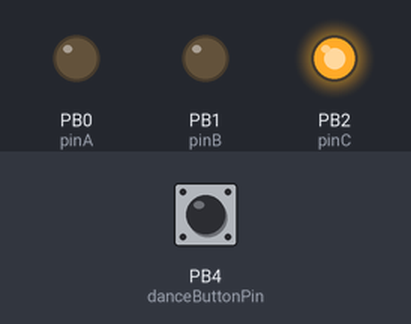
The sketch below on a simulated ATtiny85, built with avr-gcc and run on an emulated ATtiny85. Parts: output pins drawn as LEDs (lit = HIGH). Inputs (shaded band) come from the test bench; at power-on: PB4 (danceButtonPin) HIGH. Random numbers use the default seed unless the sketch sets one.

Above: at 1.27 s.
1.3 s: PB4 (danceButtonPin) pulled LOW for 0.15 s
At 2.4 s:
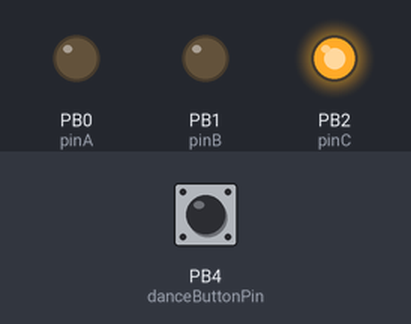
4.3 s: PB4 (danceButtonPin) pulsed LOW 5 times (0.12 s each, 0.3 s apart)
10.4 s: PB4 (danceButtonPin) pulled LOW for 1 s
At 15.05 s:
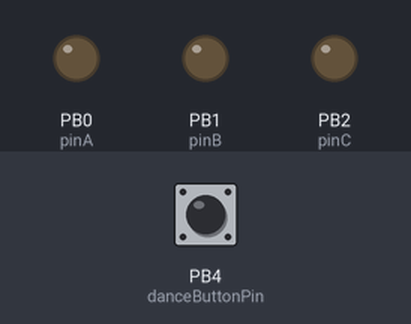
Timing chart, 0 to 48.6 s (numbered marks = the images above; inputs shaded):
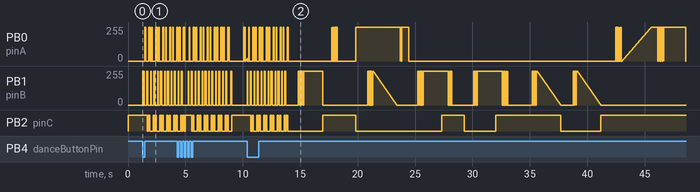

The sketch:

Jar_of_Fireflies.ino
```cpp
/*
  Jar of Fireflies using ATTiny85

  DESCRIPTION:
    An Arduino sketch for the ATTiny85 (using HLT's bootloader)
    that flashes six charlieplexed LEDs to mimic the behavior of
    fireflies. Using a piezo element and tactile button in parallel
    the LED array can react to human interactions.
*/

// Pin assignments
const byte pinA = 0;        // Physical pin 5 (PB0, MOSI, PWM)
const byte pinB = 1;        // Physical pin 6 (PB1, MISO, PWM)
const byte pinC = 2;        // Physical pin 7 (PB2, SCK, ADC1)
const byte danceButtonPin = 4;  // Physical pin 3 (PB4, ADC2)

// LED variables
byte currentLED;        // Number of currently active LED (1-6)
byte previousLED = -1;  // Last LED flashed so we can avoid flashing it twice in a row
byte rampUpSpeed;       // Randomly generated value for fading in LEDs
byte rampDownSpeed;     // Randomly generated value for fading out LEDs
byte numBlinks;         // Randomly generated value for number of times to flash LED whe fully faded in
int brightness;         // Current brightness (0-255) of currently active LED

// "Dance mode" trigger variables
bool currentDanceButtonState = HIGH;
bool previousDanceButtonState = HIGH;
unsigned long lastDebounceTime = 0;
unsigned long debounceInterval = 50;

// Program states
const byte BEGIN = 0;         // Sets up program for a new cycle
const byte RAMP_UP = 1;       // Fades in current LED
const byte BLINKING = 2;      // Blinks the current LED when at full brightness
const byte RAMP_DOWN = 3;     // Fades out the current LED
const byte DANCE = 4;         // Flashes LEDs in fun pattern
byte CURRENT_ACTION = BEGIN;  // Start program off in BEGIN mode

void setup() {
  pinMode(danceButtonPin, INPUT);      // Make button pin an INPUT
  digitalWrite(danceButtonPin, HIGH);  // Activate internal pullup

  turnOffAll();  // Flush any stray current from the ports
}

void loop() {
  switch (CURRENT_ACTION) {

    // BEGIN ===========================================
    // Set up all the variables to flash a new LED
    case BEGIN:
      // Choose a new LED
      previousLED = currentLED;

      // Make sure it's different than the last one
      do {
        currentLED = (int) random(1, 6);
      } while (currentLED == previousLED);

      // Randomize the number of times to blink
      numBlinks = (int) random(1, 6);

      // Randomize the fade in and fade out speeds
      rampUpSpeed = random(6);
      rampDownSpeed = rampUpSpeed * 2;

      brightness = 0;
      CURRENT_ACTION = RAMP_UP;
      break;

    // RAMP UP ========================================
    // Fade in the LED
    case RAMP_UP:
      analogOn(currentLED, brightness);
      delay(rampUpSpeed);

      if (brightness >= 255) {
        CURRENT_ACTION = BLINKING;
        brightness = 0;
      } else {
        brightness++;
      }

      break;

    // BLINKING ====================================
    // Blink the LED a certain number of times
    case BLINKING:
      analogOn(currentLED, 0);
      delay(random(10, 50));
      analogOn(currentLED, 255);
      delay(random(30, 100));

      if (numBlinks > 0) {
        numBlinks--;
      } else {
        CURRENT_ACTION = RAMP_DOWN;
        brightness = 255;
      }

      break;

    // RAMP DOWN ===========================================
    // Fade out the LED
    case RAMP_DOWN:
      analogOn(currentLED, brightness);
      delay(rampDownSpeed);

      if (brightness == 0) {
        CURRENT_ACTION = BEGIN;
      } else {
        brightness--;
      }

      break;

    // DANCE ==============================================
    // Flash each LED, one at a time, six times in a row
    case DANCE:
      for (int j = 0; j < 6; j++) {
        for (int i = 1; i <= 6; i++) {
          turnOn(i);
          delay(50);
          turnOff(i);
          delay(50);
        }
      }

      CURRENT_ACTION = BEGIN;

      break;
  }

  // Check if there has been any activity on the "dance" button
  checkDanceButton();
}

// Turn on a single LED to full brightness
void turnOn(byte led) {
  analogOn(led, 255);
}

// Turn off an LED completely
void turnOff(byte led) {
  analogOn(led, 0);
}

// Turn off all LEDs and drain any remaining current
void turnOffAll() {
  for (int i = 0; i <= 2; i++) {
    pinMode(i, OUTPUT);
    digitalWrite(i, LOW);
  }
}

// Write an analog value to an LED
void analogOn(byte led, byte value) {
  switch (led) {
    case 1:
      pinMode(pinA, OUTPUT);
      pinMode(pinB, OUTPUT);
      pinMode(pinC, INPUT);

      digitalWrite(pinA, LOW);
      analogWrite(pinB, value);
      break;
    case 2:
      pinMode(pinA, OUTPUT);
      pinMode(pinB, OUTPUT);
      pinMode(pinC, INPUT);

      digitalWrite(pinB, LOW);
      analogWrite(pinA, value);
      break;
    case 3:
      pinMode(pinA, INPUT);
      pinMode(pinB, OUTPUT);
      pinMode(pinC, OUTPUT);

      digitalWrite(pinC, HIGH);
      analogWrite(pinB, 255 - value);
      break;
    case 4:
      pinMode(pinA, INPUT);
      pinMode(pinB, OUTPUT);
      pinMode(pinC, OUTPUT);

      digitalWrite(pinC, LOW);
      analogWrite(pinB, value);
      break;
    case 5:
      pinMode(pinA, OUTPUT);
      pinMode(pinB, INPUT);
      pinMode(pinC, OUTPUT);

      digitalWrite(pinC, HIGH);
      analogWrite(pinA, 255 - value);
      break;
    case 6:
      pinMode(pinA, OUTPUT);
      pinMode(pinB, INPUT);
      pinMode(pinC, OUTPUT);

      digitalWrite(pinC, LOW);
      analogWrite(pinA, value);
      break;
  }
}

// Check if the "dance" button is pressed
void checkDanceButton() {
  // Reduce noise caused by button chatter by only polling periodically
  if(lastDebounceTime + debounceInterval <= millis()) {
    currentDanceButtonState = digitalRead(danceButtonPin);

    // Change of button state detected
    if(currentDanceButtonState != previousDanceButtonState) {
      previousDanceButtonState = currentDanceButtonState;

      // When button is pressed, hijack main loop to enter "dance" mode
      if(currentDanceButtonState == LOW) {
        CURRENT_ACTION = DANCE;
      }
    }

    lastDebounceTime = millis();
  }
}
```

Measured:
- after the input at 1.3 s, PB0 (pinA): 0/255 → 255/255 after 0.18 s, then repeats every 0.60 s: 0/255 0.30 s, 255/255 0.10 s, 0/255 0.15 s, 255/255 0.05 s; PB2 (pinC): HIGH → LOW after 0.38 s, then repeats every 0.60 s: HIGH 0.10 s, LOW 0.30 s, HIGH 0.10 s, LOW 0.10 s
